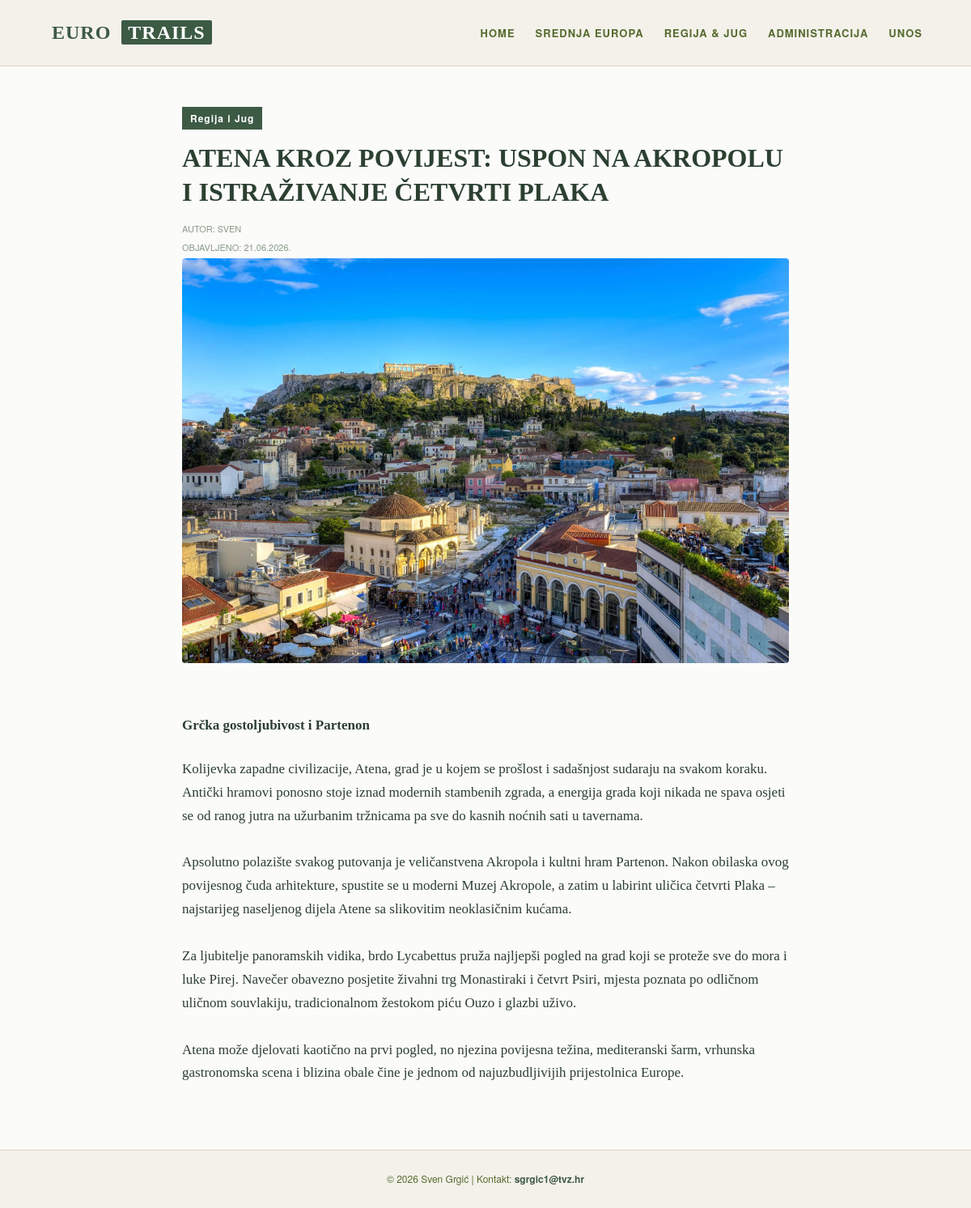
The app's page /clanak.php?id=2 with its own data.
### tables this page shows
CREATE TABLE `putopisi` (
  `id` int(11) NOT NULL,
  `datum` date NOT NULL,
  `naslov` varchar(255) NOT NULL,
  `sazetak` varchar(50) NOT NULL,
  `tekst` text NOT NULL,
  `slika` varchar(255) NOT NULL,
  `kategorija` varchar(50) NOT NULL,
  `arhiva` tinyint(1) DEFAULT 0
);

### clanak.php (the view, shortened to what this page needs)
<?php
include 'spajanje.php';
$id = isset($_GET['id']) ? intval($_GET['id']) : 0;
$query = "SELECT * FROM putopisi WHERE id = ?";
$stmt = mysqli_prepare($dbc, $query);
mysqli_stmt_bind_param($stmt, "i", $id);
mysqli_stmt_execute($stmt);
$result = mysqli_stmt_get_result($stmt);
$row = mysqli_fetch_array($result);
?>
<!DOCTYPE html>
<html lang="hr">
<head>
    <link rel="stylesheet" href="style.css">
</head>
<body>
    <header class="main-header">
        <div class="header-container">
            <div class="logo">
                <span class="logo-main">EURO</span>
                <span class="logo-sub">TRAILS</span>
            </div>
            <nav class="main-nav">
                <ul>
                    <li><a href="index.php">HOME</a></li>
                    <li><a href="kategorija.php?id=Srednja Europa">SREDNJA EUROPA</a></li>
                    <li><a href="kategorija.php?id=Regija i Jug">REGIJA & JUG</a></li>
                    <li><a href="administrator.php">ADMINISTRACIJA</a></li>
                    <li><a href="unos.html">UNOS</a></li>
                </ul>
            </nav>
        </div>
    </header>
    <main class="content-wrapper single-article-view">
        <section>
            <div class="row">
                <p class="category-label-preview"><?php echo htmlspecialchars($row['kategorija']); ?></p>
                <h1 class="article-headline"><?php echo htmlspecialchars($row['naslov']); ?></h1>
                <p class="meta-info">AUTOR: Sven</p>
                <p class="meta-info">OBJAVLJENO: <?php echo date("d.m.Y.", strtotime($row['datum'])); ?></p>
            </div>
            <section class="main-article-image">
                <img src="img/<?php echo htmlspecialchars($row['slika']); ?>" alt="<?php echo htmlspecialchars($row['naslov']); ?>">
            </section>
            <div class="article-body">
                <section class="about">
                    <p><strong><?php echo htmlspecialchars($row['sazetak']); ?></strong></p>
                </section>
                <section class="sadrzaj">
                    <p><?php echo nl2br(htmlspecialchars($row['tekst'])); ?></p>
                </section>
            </div>
        </section>
    </main>
    <footer class="main-footer">
        <p>&copy; 2026 Sven Grgić | Kontakt: <a href="mailto:sgrgic1@tvz.hr">sgrgic1@tvz.hr</a></p>
    </footer>
</body>
</html>

### style.css (style rules this page uses)
* { margin: 0; padding: 0; box-sizing: border-box; }
body { font-family: 'Georgia', serif; background-color: #fbfbfa; color: #2c3e31; line-height: 1.7; }
.main-header { background-color: #f4f1ea; padding: 20px 0; border-bottom: 1px solid #dfd5c6; position: sticky; top: 0; z-index: 1000; }
.header-container { width: 90%; max-width: 1100px; margin: 0 auto; display: flex; justify-content: space-between; align-items: center; }
.logo { font-weight: bold; font-size: 24px; letter-spacing: 1px; }
.logo-main { color: #3d5a45; padding: 2px 4px; }
.logo-sub { color: #ffffff; background-color: #3d5a45; padding: 2px 8px; margin-left: 2px; border-radius: 2px; }
.main-nav ul { list-style: none; display: flex; gap: 25px; }
.main-nav a { font-family: 'Helvetica Neue', Arial, sans-serif; text-decoration: none; color: #556b2f; font-weight: 600; font-size: 13px; letter-spacing: 1px; transition: color 0.2s ease; }
.content-wrapper { width: 90%; max-width: 1100px; margin: 50px auto; }
.single-article-view { max-width: 750px; }
.main-article-image img { width: 100%; height: auto; border-radius: 4px; margin-bottom: 25px; }
.article-headline { font-size: 32px; font-weight: bold; line-height: 1.3; margin-bottom: 15px; color: #2c4031; }
.article-body { margin-top: 30px; font-size: 17px; color: #2c3e31; }
.article-body p { margin-bottom: 25px; }
.main-footer { background-color: #f4f1ea; padding: 25px 0; text-align: center; font-family: 'Helvetica Neue', Arial, sans-serif; font-size: 12px; font-weight: 500; margin-top: 80px; border-top: 1px solid #dfd5c6; color: #556b2f; }
.main-footer a { color: #3d5a45; text-decoration: none; font-weight: bold; }
.category-label-preview { font-family: 'Helvetica Neue', Arial, sans-serif; font-size: 12px; color: #ffffff; background-color: #3d5a45; display: inline-block; padding: 4px 10px; margin-bottom: 15px; font-weight: bold; letter-spacing: 1px; }
.meta-info { font-family: 'Helvetica Neue', Arial, sans-serif; font-size: 11px; color: #8a9a86; margin-bottom: 4px; text-transform: uppercase; }

### records on screen
putopisi: kategorija "Regija i Jug", naslov "ATENA KROZ POVIJEST: USPON NA AKROPOLU I ISTRAŽIVANJE ČETVRTI PLAKA", datum "21.06.2026.", slika (picture), sazetak "Grčka gostoljubivost i Partenon", tekst "Kolijevka zapadne civilizacije, Atena, grad je u kojem se prošlost i sadašnjost sudaraju na svakom koraku. Antički hramovi ponosno stoje iznad modernih stambenih zgrada, a energija grada koji nikada ne spava osjeti se od ranog jutra na užurbanim tržnicama pa sve do kasnih noćnih sati u tavernama. Apsolutno polazište svakog putovanja je veličanstvena Akropola i kultni hram Partenon. Nakon obilaska ovog povijesnog čuda arhitekture, spustite se u moderni Muzej Akropole, a zatim u labirint uličica četvrti Plaka – najstarijeg naseljenog dijela Atene sa slikovitim neoklasičnim kućama. Za ljubitelje panoramskih vidika, brdo Lycabettus pruža najljepši pogled na grad koji se proteže sve do mora i…"
